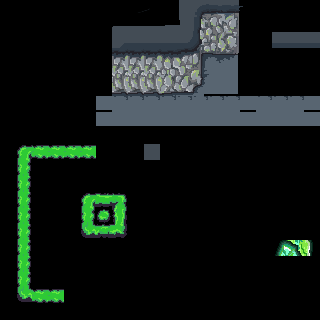

This game map was drawn from its Tiled (.tmx) file and the tilesets committed beside it. A one-line description and the full map source follow:
An orthogonal 20x20 tile map with 16x16 px tiles, 1 tile layer (Tile Layer 1).

<map version="1.2" tiledversion="1.3.4" orientation="orthogonal" renderorder="right-down" width="20" height="20" tilewidth="16" tileheight="16" infinite="0" nextlayerid="2" nextobjectid="1">
 <tileset firstgid="1" name="tiles" tilewidth="16" tileheight="16" tilecount="1440" columns="40">
  <image source="../tiles.png" width="640" height="576" />
 </tileset>
 <layer id="1" name="Tile Layer 1" width="20" height="20">
  <data encoding="csv">
0,0,0,0,0,0,0,831,832,833,834,835,836,837,838,839,840,0,0,0,
0,0,0,0,0,0,0,871,872,873,874,875,876,877,878,879,880,0,0,0,
0,0,0,0,0,0,0,911,912,913,914,915,916,917,918,919,920,914,914,914,
0,0,0,0,0,0,0,953,953,953,954,955,956,957,958,959,960,960,960,960,
0,0,0,0,0,0,0,993,993,993,994,995,996,997,998,999,1000,1000,1000,1000,
0,0,0,0,0,0,0,1033,1033,1033,1034,1035,1036,1037,1038,1039,1040,1040,1040,1040,
0,0,0,0,0,0,1037,1073,1073,1073,1073,1073,1073,1073,1073,1037,1073,1073,1073,1037,
0,0,0,0,0,0,1037,1037,1037,1037,1037,1037,1037,1037,1037,1037,1037,1037,1037,1037,
0,0,0,0,0,0,0,0,0,0,0,0,0,0,0,0,0,0,0,0,
0,522,2684355122,2684355122,2684355122,2684355122,0,0,0,910,0,0,0,0,0,0,0,0,0,0,
0,562,0,0,0,0,0,0,0,0,0,0,0,0,0,0,0,0,0,0,
0,562,0,0,0,0,0,0,0,0,0,0,0,0,0,0,0,0,0,0,
0,562,0,0,0,522,523,524,0,0,0,0,0,0,0,0,0,0,0,0,
0,562,0,0,0,562,563,564,0,0,0,0,0,0,0,0,0,0,0,0,
0,562,0,0,0,602,603,604,0,0,0,0,0,0,0,0,0,0,0,0,
0,562,0,0,0,0,0,0,0,0,0,0,0,0,0,0,1157,1158,1159,1160,
0,562,0,0,0,0,0,0,0,0,0,0,0,0,0,0,0,0,0,0,
0,562,0,0,0,0,0,0,0,0,0,0,0,0,0,0,0,0,0,0,
0,602,2684355122,2684355122,0,0,0,0,0,0,0,0,0,0,0,0,0,0,0,0,
0,0,0,0,0,0,0,0,0,0,0,0,0,0,0,0,0,0,0,0
</data>
 </layer>
</map>
